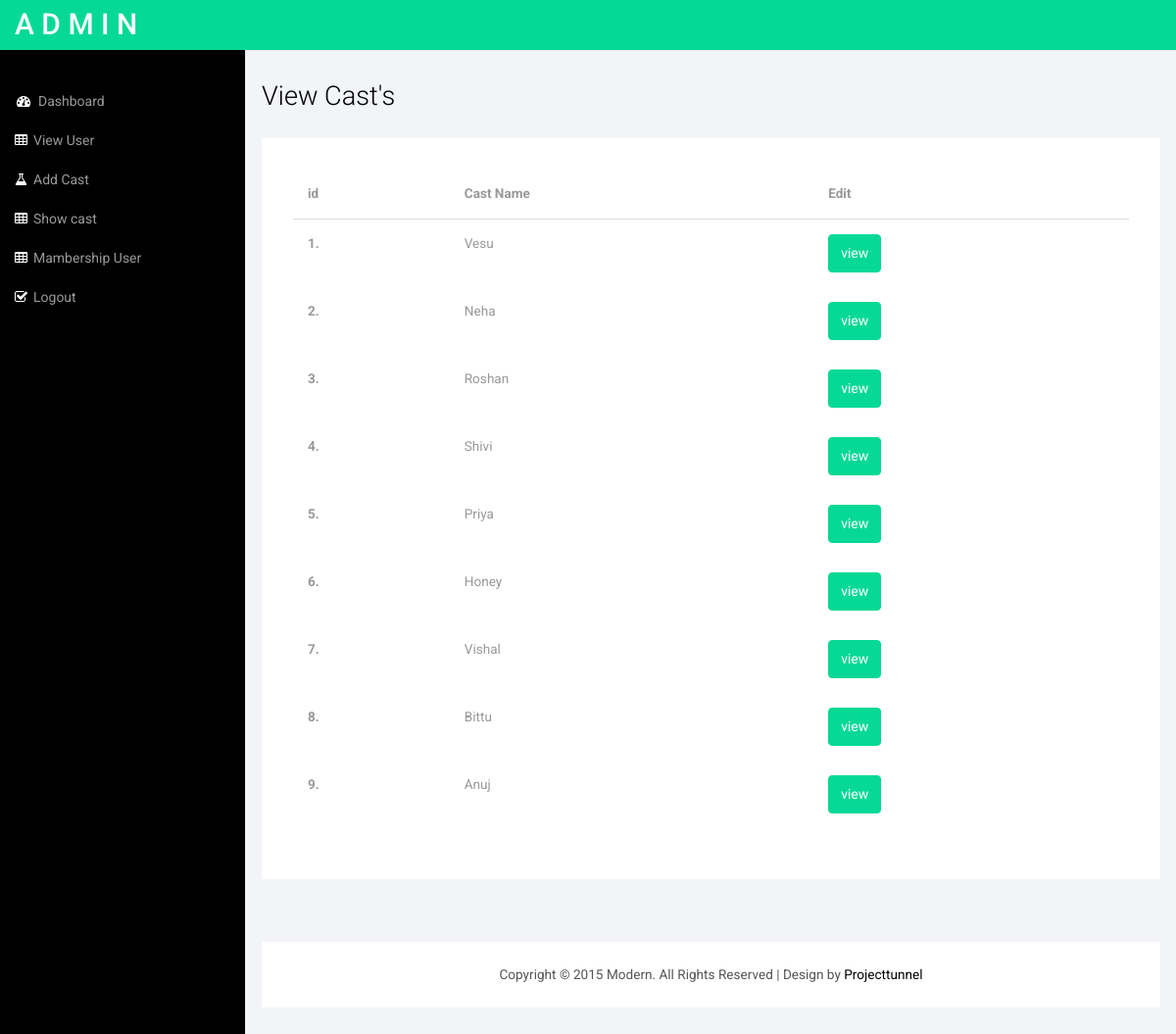
The page /admin/basic_tables1.php (signed in) on the database its author committed.
### tables this page shows
CREATE TABLE `reister` (
  `id` int(11) NOT NULL,
  `name` varchar(600) NOT NULL,
  `cast` varchar(600) NOT NULL,
  `gender` varchar(600) NOT NULL,
  `age` varchar(600) NOT NULL,
  `dob` varchar(600) NOT NULL,
  `height` varchar(600) NOT NULL,
  `religion` varchar(600) NOT NULL,
  `mobile` varchar(600) NOT NULL,
  `email` varchar(600) NOT NULL,
  `password` varchar(600) NOT NULL,
  `img` varchar(1000) NOT NULL,
  `profession` varchar(1100) DEFAULT NULL,
  `qualification_details` varchar(300) DEFAULT NULL,
  `Hobbies` varchar(600) DEFAULT NULL,
  `status` int(11) DEFAULT NULL,
  `location` varchar(1100) DEFAULT NULL,
  `about` varchar(1100) DEFAULT NULL,
  `mother` varchar(1100) DEFAULT NULL,
  `father` varchar(1100) DEFAULT NULL,
  `income` varchar(1100) DEFAULT NULL,
  `lifestyle` varchar(1100) DEFAULT NULL,
  `language` varchar(1100) DEFAULT NULL,
  `bg` varchar(1100) DEFAULT NULL,
  `marital` varchar(1100) DEFAULT NULL
);

### admin/dbconfig.php (called while the page is built, shortened)
<?php
function select($query)
{
$cid=mysqli_connect("localhost","root","","matrimonial") or die ("connection error") ;
	$result=mysqli_query($cid,$query);
	return $result;
}
?>

### admin/basic_tables1.php (the view, shortened to what this page needs)
<?php
require_once"dbconfig.php";
?>
<!DOCTYPE HTML>
<html>
<head>
<link href="css/bootstrap.min.css" rel='stylesheet' type='text/css' />
<link href="css/style.css" rel='stylesheet' type='text/css' />
<link href="css/font-awesome.css" rel="stylesheet">
</head>
<body>
<div id="wrapper">
        <?php include"sidebar.php";?>
        <div id="page-wrapper">
        <div class="col-md-12 graphs">
	   <div class="xs">
  	 <h3>View Cast's</h3>
    <?php
	$res=select("select * from reister");
$n=mysqli_num_rows($res);
if(!$n>=1)
{
echo"<h3>No Data Available</h3>";
}
else
{
		?>
	<div class="bs-example4" data-example-id="simple-responsive-table">
    <div class="table-responsive">
      <table class="table">
        <thead>
          <tr>
            <th>id</th>
            <th>Cast Name</th>
            <th>Edit</th>
            </tr>
        </thead>
        <tbody>
		<?php
		$p=1;
		while($t=mysqli_fetch_array($res))
		{extract($t);
		?>
		      <tr>
            <th scope="row"><?=$p?>.</th>
            <td><?=ucwords($name)?></td>
            <td><a href="form_a.php"><button class="btn btn-warning">view</button></a></td>
          </tr>
         <?php
		 $p++;
		}
		 ?>
        </tbody>
      </table>
    </div>
  </div>
  <?php
}
  ?>
  </div>
  <div class="copy_layout">
      <p>Copyright © 2015 Modern. All Rights Reserved | Design by <a href="http://projecttunnel.com/" target="_blank">Projecttunnel</a> </p>
  </div>
   </div>
      </div>
   </div>
<link href="css/custom.css" rel="stylesheet">
</body>
</html>

### admin/css/style.css (style rules this page uses)
h4, h5, h6, h1, h2, h3 { margin-top: 0; }
p { margin: 0; }
html, body { font-family: 'Roboto', sans-serif; font-size: 100%; background:#000; overflow-x: hidden; }
body a { transition:0.5s all; -webkit-transition:0.5s all; -moz-transition:0.5s all; -o-transition:0.5s all; -ms-transition:0.5s all; }
.copy p, .copy_layout p { font-size:0.85em; color:#555; }
.copy p a, .copy_layout p a { color:#000; }
.graphs { padding: 2em 1em; background: #f2f4f8; font-family: 'Roboto', sans-serif; }
.btn-warning { color: #fff; background-color:rgb(6, 217, 149); border-color:rgb(6, 217, 149); padding:8.5px 12px; }
.bs-example4 { background: #fff; padding: 2em; }
.xs h3, .widget_head { color:#000; font-size:1.7em; font-weight:300; margin-bottom: 1em; }
.table > thead > tr > th, .table > tbody > tr > th, .table > tfoot > tr > th, .table > thead > tr > td, .table > tbody > tr > td, .table > tfoot > tr > td { border-top: none !important; }
.table > thead > tr > th, .table > tbody > tr > th, .table > tfoot > tr > th, .table > thead > tr > td, .table > tbody > tr > td, .table > tfoot > tr > td { font-size: 0.85em; color: #999; }
.table td, .table>tbody>tr>td, .table>tbody>tr>th, .table>tfoot>tr>td, .table>tfoot>tr>th, .table>thead>tr>td, .table>thead>tr>th { padding:15px !important; }
.table > thead > tr > th { border-bottom: 1px solid #ddd !important; }
.copy_layout { padding:1.5em 0; background:#fff; text-align:center; margin: 4em 0 0em 0; }

### admin/css/custom.css (style rules this page uses)
#wrapper { width: 100%; }
#page-wrapper { min-height: 568px; background-color: #fff; }
@media (min-width:768px) { #page-wrapper { position: inherit; margin: 0 0 0 250px; border-left: 1px solid #e7e7e7; } }

### rows shown on the page
reister: name "Vesu"
reister: name "Neha"
reister: name "Roshan"
reister: name "Shivi"
reister: name "Priya"
reister: name "Honey"
reister: name "Vishal"
reister: name "Bittu"
reister: name "Anuj"
